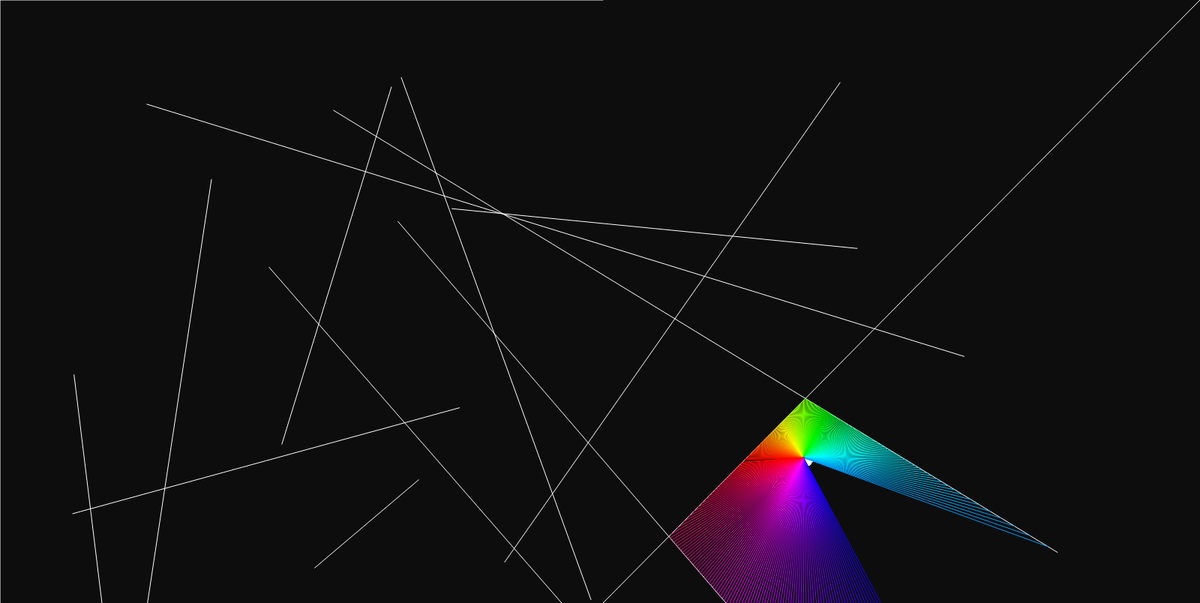
Frame 1 (no input)
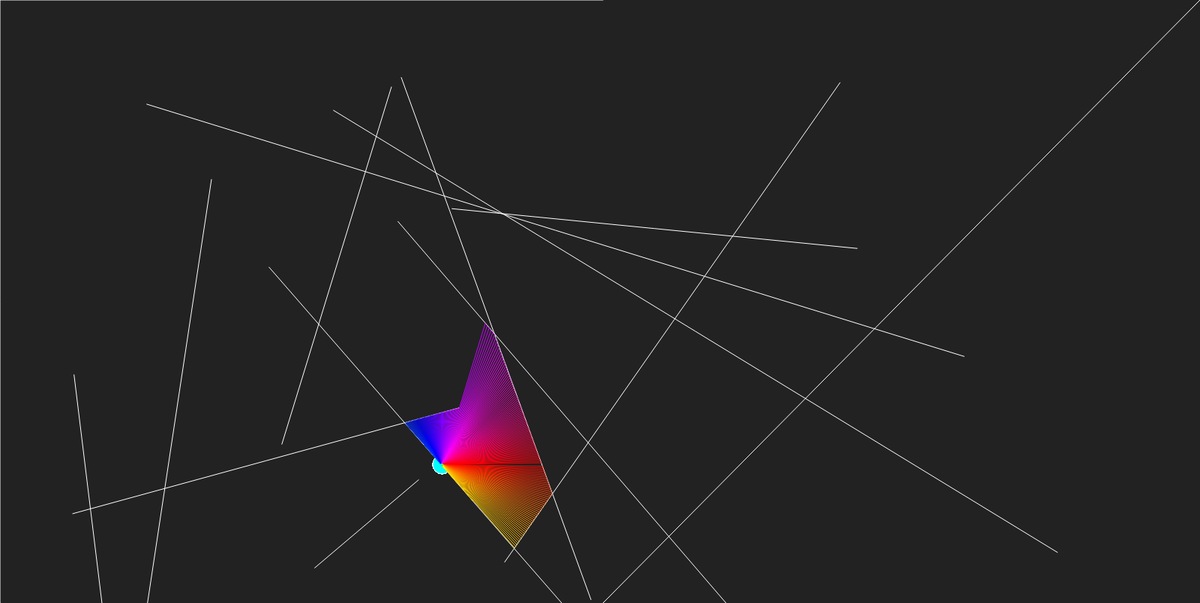
Frame 60 (no input)
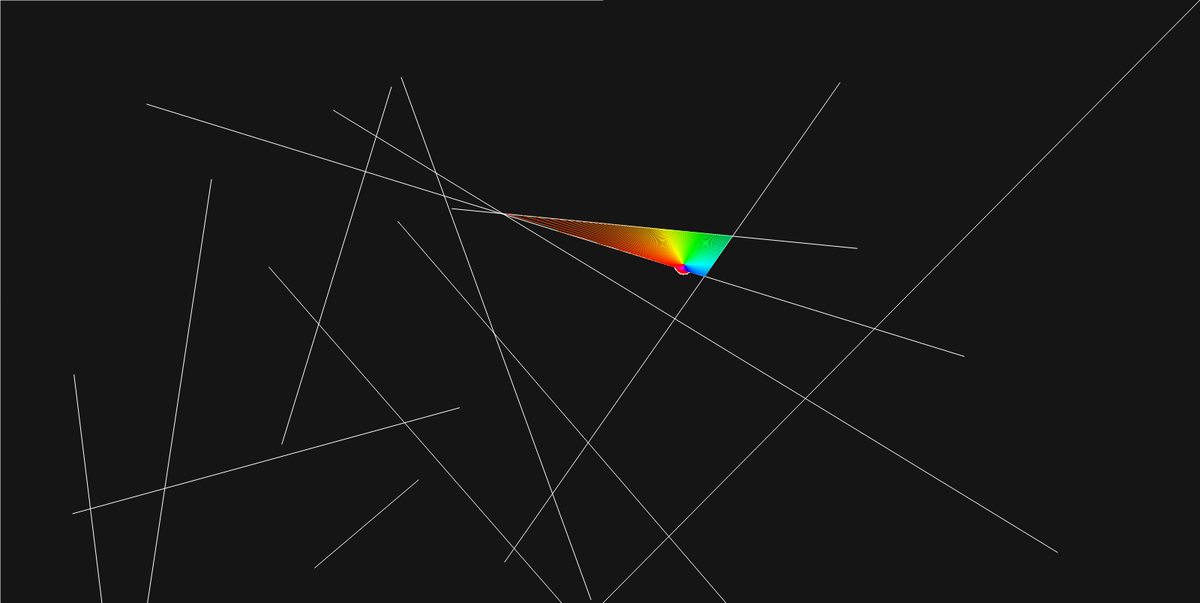
Frame 120 (the mouse pressed at the canvas centre since frame 60)

The p5.js sketch that drew these frames (run headless with seeded random() and noise() and a simulated clock; from frame 60 on, the mouse is pressed at the canvas centre):

// p5.js sketch
// ── sketch.js
//  Variables generales:
let walls = [];
let ray;
let particle;
let xoff = 0;
let yoff = 10000;

let randomBackgroundColor = Math.floor(Math.random() * 30);

// Class "Limite - Boundary" simple (2 vectores)
class Boundary {
	constructor (x1, x2, y1, y2) {
		this.a = createVector(x1, y1);  //  Vector a
		this.b = createVector(x2, y2);  //  Vector b
	}

	show() {							//  print 2 Vector
		stroke(255);
		line(this.a.x, this.a.y, this.b.x, this.b.y);
	}
}

//  Class "Ray" (rayos) desde 
class Ray {
	constructor (pos, angle) {   //  A ray ist a Vector, wit origin: pos(x, y) y a angle (0deg, 360deg)
		this.pos   = pos;
		this.angle = angle;

		this.dir = p5.Vector.fromAngle(this.angle);  // or angle too.
	}

	show() {					//  method print ray, ein line of vector ray
		stroke(255);
		push();
		translate(this.pos.x, this.pos.y);
		line(0, 0, this.dir.x, this.dir.y);
		pop();
	}

	cast (wall) {				//  method "cast": intersection de ray with wall.
		const x1 = wall.a.x;	//  (x1, y1, x2, y2) coordenadas of the wall
		const y1 = wall.a.y;
		const x2 = wall.b.x;
		const y2 = wall.b.y;

		const x3 = this.pos.x;			// (x3, y3, x4, y4) coordenadas of ray-line
		const y3 = this.pos.y;
		const x4 = this.pos.x + this.dir.x;
		const y4 = this.pos.y + this.dir.y;
										//  Algoritmo of intersection 2 lines
		const den = (x1 - x2) * (y3 - y4) - (y1 - y2) * (x3 - x4);
		if (den === 0) {
			return;
		}

		const t = ((x1 - x3) * (y3 - y4) - (y1 - y3) * (x3 - x4)) / den;
		const u = ((x1 - x2) * (y1 - y3) - (y1 - y2) * (x1 - x3)) / den;

		if (t > 0 && t < 1 && u > 0) {		// point of the intersection.
			 const pt = createVector();
			 pt.x = x1 + t * (x2 - x1);
			 pt.y = y1 + t * (y2 - y1)
			 return pt;
		} else {
			return;
		}
	}
}

class Particle {			// some rays, 360deg, array of objekts rays origen pos (position)
	constructor () {
		this.pos = createVector(width / 2, height / 2);
		this.rays = [];
		for (let a = 0; a < 360; a ++) {
			this.rays.push(new Ray (this.pos, radians(a)));
		}
	}

	update (x, y) {			
		this.pos.set(x, y);
		// randomBackgroundColor = Math.floor(Math.random() * 50);
	}

	look(walls) {			
		for (let i = 0; i < this.rays.length; i++) {
			const ray = this.rays[i];
			let closest = null;
			let record  = Infinity;

			for (let wall of walls) {
				const pt = ray.cast(wall);
				if (pt) {
					const d = p5.Vector.dist(this.pos, pt);
					if (d < record) {
						record  = d;
						closest = pt;
					}
				}
			}
			if (closest) {
				colorMode (HSB);
				stroke((i + frameCount * 3) % 360, 255, 255, (i + frameCount * 3) % 360);
				//stroke(255, 90);
				line(this.pos.x, this.pos.y, closest.x, closest.y);
			}
		}
	}

	show() {
		for (let i = 0; i < this.rays.length; i++) {
			fill((i + frameCount * 3) % 360, 255, 255, (i + frameCount * 3) % 360);
			ellipse(this.pos.x, this.pos.y, 25);  //  ellipse of point 
			
		}
		for (let ray of this.rays) {
			ray.show();
		}
	}
}

function setup() 					//  function setup of p5.js löibrary, initialization objects
{
	createCanvas(1600, 804);
	for (let i = 0; i < 12; i++) {
		let x1 = random(width);
		let x2 = random(width);
		let y1 = random(height);
		let y2 = random(height);
		walls[i] = new Boundary(x1, y1, x2, y2);  //  array of 12 walls
	}
	walls.push(new Boundary(0, 0, width, 0));			//  definition of limit of walls of canvas
	walls.push(new Boundary(width, 0, width, height));
	walls.push(new Boundary(width, height, 0, height));
	walls.push(new Boundary(0, height, 0, 0));
	particle = new Particle();	// Init particles of rays
}

function draw() {	//  function draw() of library p5.js)
	randomBackgroundColor = noise(Math.floor(Math.random() * xoff )) * 20;
	console.log('randomBackgroundColor: ' + randomBackgroundColor); 
	background(randomBackgroundColor);
	stroke(255);
	for (let wall of walls) {
		wall.show();			//  Show of walls
	}

	//particle.update(mouseX, mouseY);  // control with mouse
	particle.update(noise(xoff) * width, noise(yoff) * height);  //  random with noise
	particle.show();
	particle.look(walls);

	xoff += 0.015;
	yoff += 0.015;
}
